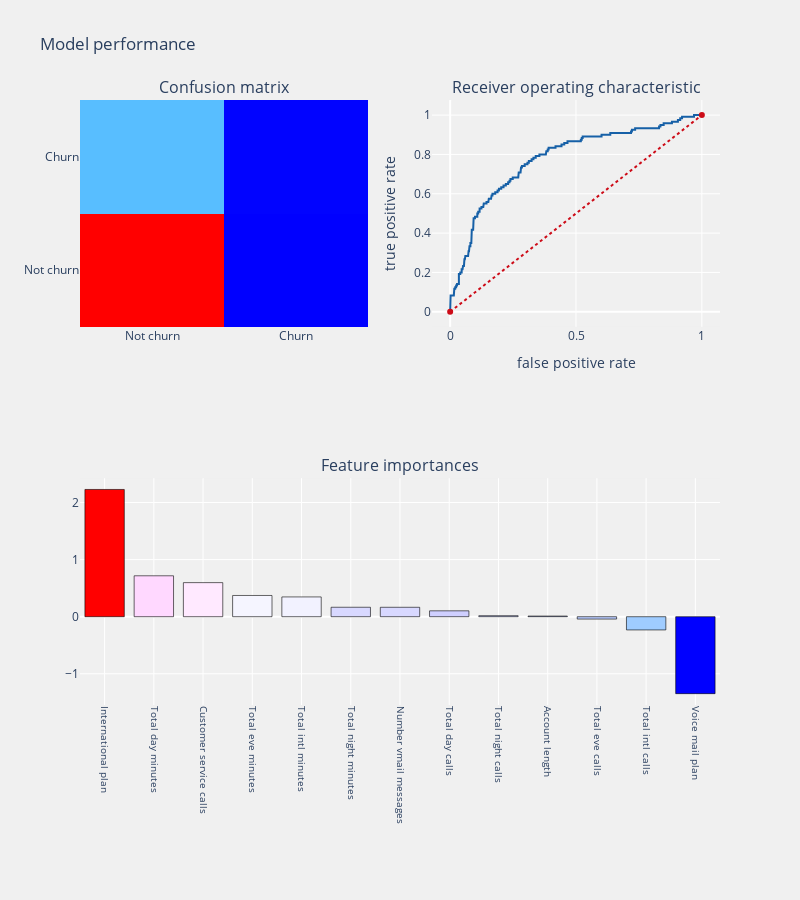

Here is the notebook cell this chart was saved with:
### Markdown cell above
## <a id='4.1'>4.1. Baseline model</a>

### Code cell
from sklearn.linear_model import LogisticRegression

#Baseline model        
logit = LogisticRegression(C=1.0, class_weight=None, dual=False, fit_intercept=True,
                           intercept_scaling=1, max_iter=100, multi_class='ovr', n_jobs=1,
                           penalty='l2', random_state=None, solver='liblinear', tol=0.0001,
                           verbose=0, warm_start=False)

telecom_churn_prediction(logit, x_train, x_test, y_train, y_test, "coefficients", threshold_plot=True)

### Figure 1 — Plotly figure (JSON) as saved in the notebook; plotly's stock layout.template omitted (floating-point values rounded to 4 significant figures; data arrays with more than 128 entries replaced by an {"elided": "..."} marker saying what was removed)
{"data": [{"colorscale": [[0, "rgb(0,0,255)"], [0.1, "rgb(51,153,255)"], [0.2, "rgb(102,204,255)"], [0.3, "rgb(153,204,255)"], [0.4, "rgb(204,204,255)"], [0.5, "rgb(255,255,255)"], [0.6, "rgb(255,204,255)"], [0.7, "rgb(255,153,255)"], [0.8, "rgb(255,102,204)"], [0.9, "rgb(255,102,102)"], [1, "rgb(255,0,0)"]], "name": "Confusion matrix", "showscale": false, "type": "heatmap", "x": ["Not churn", "Churn"], "xaxis": "x", "y": ["Not churn", "Churn"], "yaxis": "y", "z": [[532, 15], [104, 16]]}, {"line": {"color": "rgb(22, 96, 167)", "width": 2}, "name": "Roc: 0.5529555149299208", "type": "scatter", "x": {"elided": "170 float values"}, "xaxis": "x2", "y": {"elided": "170 float values"}, "yaxis": "y2"}, {"line": {"color": "rgb(205, 12, 24)", "dash": "dot", "width": 2}, "type": "scatter", "x": [0, 1], "xaxis": "x2", "y": [0, 1], "yaxis": "y2"}, {"marker": {"color": [2.229, 0.7166, 0.5968, 0.3716, 0.3464, 0.1652, 0.1648, 0.1031, 0.01769, 0.01114, -0.04149, -0.2318, -1.348], "colorscale": [[0, "rgb(0,0,255)"], [0.1, "rgb(51,153,255)"], [0.2, "rgb(102,204,255)"], [0.3, "rgb(153,204,255)"], [0.4, "rgb(204,204,255)"], [0.5, "rgb(255,255,255)"], [0.6, "rgb(255,204,255)"], [0.7, "rgb(255,153,255)"], [0.8, "rgb(255,102,204)"], [0.9, "rgb(255,102,102)"], [1, "rgb(255,0,0)"]], "line": {"color": "black", "width": 0.6}}, "name": "coefficients", "type": "bar", "x": ["International plan", "Total day minutes", "Customer service calls", "Total eve minutes", "Total intl minutes", "Total night minutes", "Number vmail messages", "Total day calls", "Total night calls", "Account length", "Total eve calls", "Total intl calls", "Voice mail plan"], "xaxis": "x3", "y": [2.229, 0.7166, 0.5968, 0.3716, 0.3464, 0.1652, 0.1648, 0.1031, 0.01769, 0.01114, -0.04149, -0.2318, -1.348], "yaxis": "y3"}], "layout": {"annotations": [{"font": {"size": 16}, "showarrow": false, "text": "Confusion matrix", "x": 0.225, "xanchor": "center", "xref": "paper", "y": 1, "yanchor": "bottom", "yref": "paper"}, {"font": {"size": 16}, "showarrow": false, "text": "Receiver operating characteristic", "x": 0.775, "xanchor": "center", "xref": "paper", "y": 1, "yanchor": "bottom", "yref": "paper"}, {"font": {"size": 16}, "showarrow": false, "text": "Feature importances", "x": 0.5, "xanchor": "center", "xref": "paper", "y": 0.375, "yanchor": "bottom", "yref": "paper"}], "autosize": false, "height": 900, "margin": {"b": 195}, "paper_bgcolor": "rgba(240,240,240, 0.95)", "plot_bgcolor": "rgba(240,240,240, 0.95)", "showlegend": false, "title": {"text": "Model performance"}, "width": 800, "xaxis": {"anchor": "y", "domain": [0, 0.45]}, "xaxis2": {"anchor": "y2", "domain": [0.55, 1], "title": {"text": "false positive rate"}}, "xaxis3": {"anchor": "y3", "domain": [0, 1], "showgrid": true, "tickangle": 90, "tickfont": {"size": 10}}, "yaxis": {"anchor": "x", "domain": [0.625, 1]}, "yaxis2": {"anchor": "x2", "domain": [0.625, 1], "title": {"text": "true positive rate"}}, "yaxis3": {"anchor": "x3", "domain": [0, 0.375]}}}
